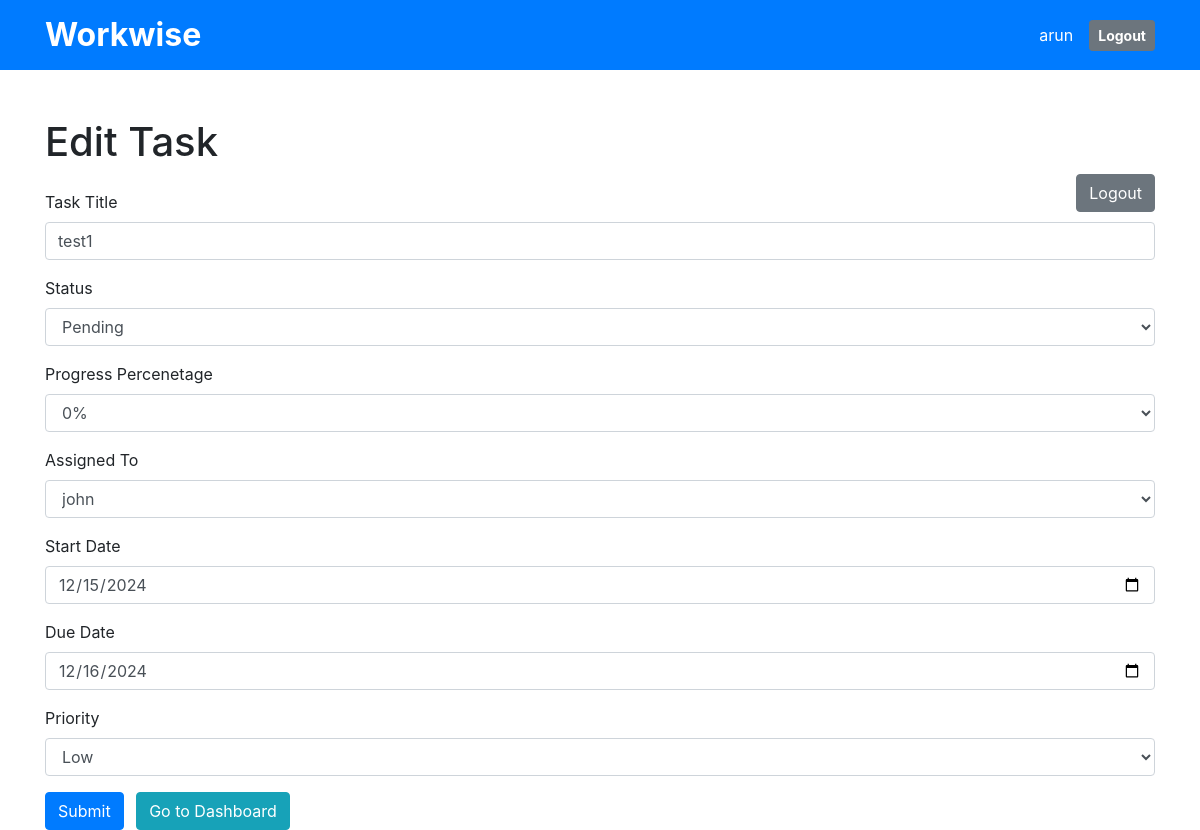
The app's page /task_page?task_id=1 (signed in), older data.
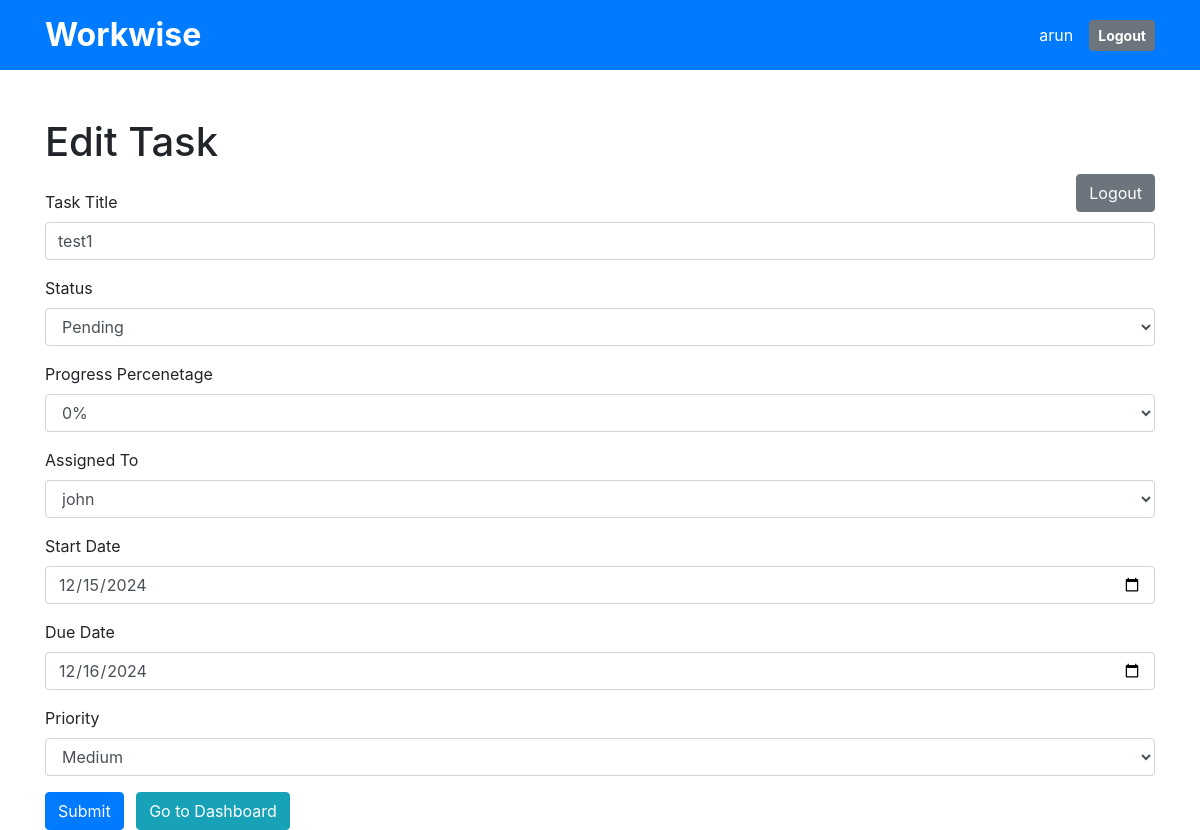
The same page, newer data.
### app.py (models this page shows)
class Task(db.Model):
    task_id = db.Column(db.Integer, primary_key=True)
    title = db.Column(db.String(100), nullable=True)
    status = db.Column(db.String(20), default='Pending')
    progress_percentage = db.Column(db.String(20), default='0%')
    assigned_to = db.Column(db.Integer, db.ForeignKey(
        'user.id'))  # Link to User table
    start_date = db.Column(db.Date, nullable=True)
    due_date = db.Column(db.Date, nullable=True)
    priority = db.Column(db.String(20), default='Medium')  # High, Medium, Low
    completion_date = db.Column(db.Date, nullable=True)
    delete_status = db.Column(db.String(20), default='False')
    user = db.relationship('User', backref='tasks', lazy=True)

### app.py (the view)
@app.route('/task_page', methods=['GET'])
@login_required
def task_page():
    print("task_page")
    try:
        task_id = request.args.get('task_id')
        if task_id:
            task = Task.query.filter_by(task_id=task_id).all()[0]
        user_query = User.query.filter_by(role='dev').all()
        print(user_query)
        if task_id:
            user_query = [
                user for user in user_query if user.name != task.assigned_to]
        print(user_query)
        if task_id:
            return render_template('create_task.html', users=user_query, task=task)
    except Exception as e:
        print("Task error : ", e)
    return render_template('create_task.html', users=user_query)

### app.py (called while the page is built)
@login_manager.user_loader
def load_user(user_id):
    return db.session.get(User, int(user_id))

### templates/create_task.html (shortened to what the changed rows need)
<!DOCTYPE html>
<html lang="en">
<head>
  <link href="https://stackpath.bootstrapcdn.com/bootstrap/4.5.2/css/bootstrap.min.css" rel="stylesheet" />
</head>
<body>
  <div class="bg-primary text-white py-3">
    <div class="container d-flex justify-content-between align-items-center">
      <h1 class="mb-0" style="font-size: 2rem; font-weight: bold;">Workwise</h1>
    </div>
  </div>
  <div class="container mt-5">
    {% if task %}
    <h1>Edit Task</h1>
    <a href="{{ url_for('logout') }}" class="btn btn-secondary float-right">Logout</a>
    <form method="POST" action="{{ url_for('add_task') }}" class="mt-4">
      <div class="form-group">
        <label for="taskName">Task Title</label>
        <input type="text" class="form-control" id="taskTitle" name="task_title" placeholder="Enter task title"
          value="{{task.title}}" required />
      </div>
      <div class="form-group">
        <label for="status">Status</label>
        <select class="form-control" id="status" name="status">
          {% if task.status == "Pending" %}
          <option value="Pending">Pending</option>
          {% else %}
          <option value="Completed">Completed</option>
          <option value="Pending">Pending</option>
          {% endif %}
        </select>
      </div>
      <div class="form-group">
        <label for="progress_percent">Progress Percenetage</label>
        <select class="form-control" id="status" name="progress_percentage">
          {% if task.progress_percentage == "0%" %}
            <option value="0%">0%</option>
          {% elif task.progress_percentage == "25%" %}
            <option value="25%">25%</option>
            <option value="0%">0%</option>
            <option value="50%">50%</option>
            <option value="75%">75%</option>
            <option value="100%">100%</option>
          {% elif task.progress_percentage == "50%" %}
            <option value="50%">50%</option>
            <option value="0%">0%</option>
            <option value="25%">25%</option>
            <option value="75%">75%</option>
            <option value="100%">100%</option>
          {% elif task.progress_percentage == "75%" %}
            <option value="75%">75%</option>
            <option value="0%">0%</option>
            <option value="25%">25%</option>
            <option value="50%">50%</option>
            <option value="100%">100%</option>
          {% else %}
            <option value="100%">100%</option>
            <option value="0%">0%</option>
            <option value="25%">25%</option>
            <option value="50%">50%</option>
            <option value="75%">75%</option>
          {% endif %}
        </select>
      </div>
      <div class="form-group">
        <label for="assigned_to">Assigned To</label>
        <select class="form-control" id="assigned_to" name="assigned_to">
          <option value="{{ task.assigned_to }}">{{ task.assigned_to }}</option>
        </select>
      </div>
      <div class="form-group">
        <label for="startDate">Start Date</label>
        <input type="date" class="form-control" id="startDate" name="start_date" value="{{task.start_date}}" required />
      </div>
      <div class="form-group">
        <label for="dueDate">Due Date</label>
        <input type="date" class="form-control" id="dueDate" name="due_date" value="{{task.due_date}}" required />
      </div>
      <div class="form-group">
        <label for="priority">Priority</label>
        <select class="form-control" id="priority" name="priority">
          {% if task.priority == "Low" %}
          <option value="Low">Low</option>
          {% elif task.priority == "Medium" %}
          <option value="Medium">Medium</option>
          {% else %}
          <option value="High">High</option>
          <option value="Medium">Medium</option>
          <option value="Low">Low</option>
          {% endif %}
        </select>
      </div>
      <button type="submit" class="btn btn-primary">Submit</button>
      <button type="button" class="btn btn-info ml-2" onclick="goToDashboard()">
        Go to Dashboard
      </button>
    </form>
      {% endif %}
  </div>
</body>
</html>

Row changes from the older to the newer data that the page shows:
changed Task "test1": priority "Low" → "Medium"
